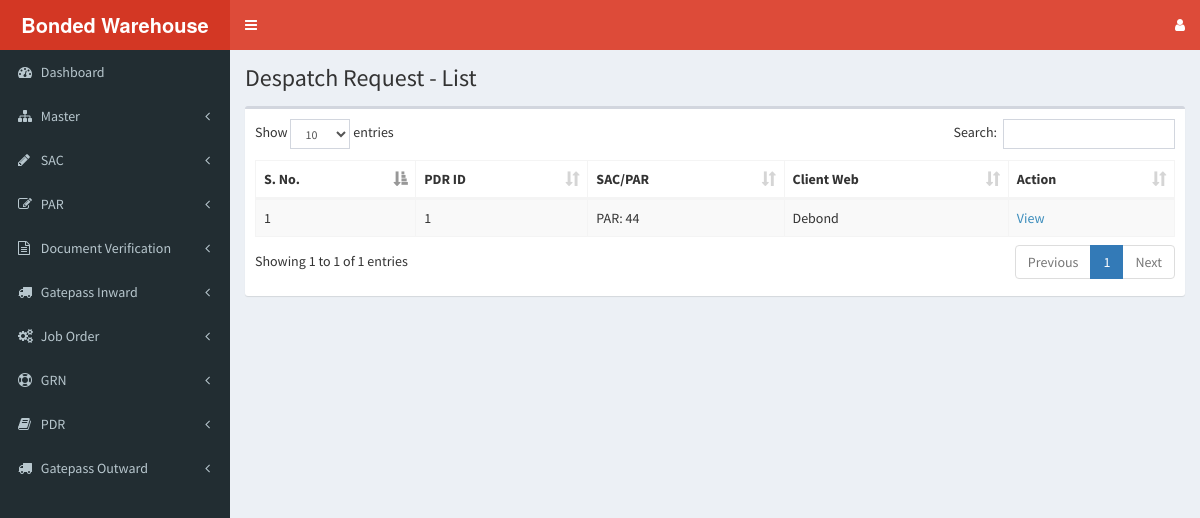
The page /pdr/pdr-list-view.php on the database as committed earlier.
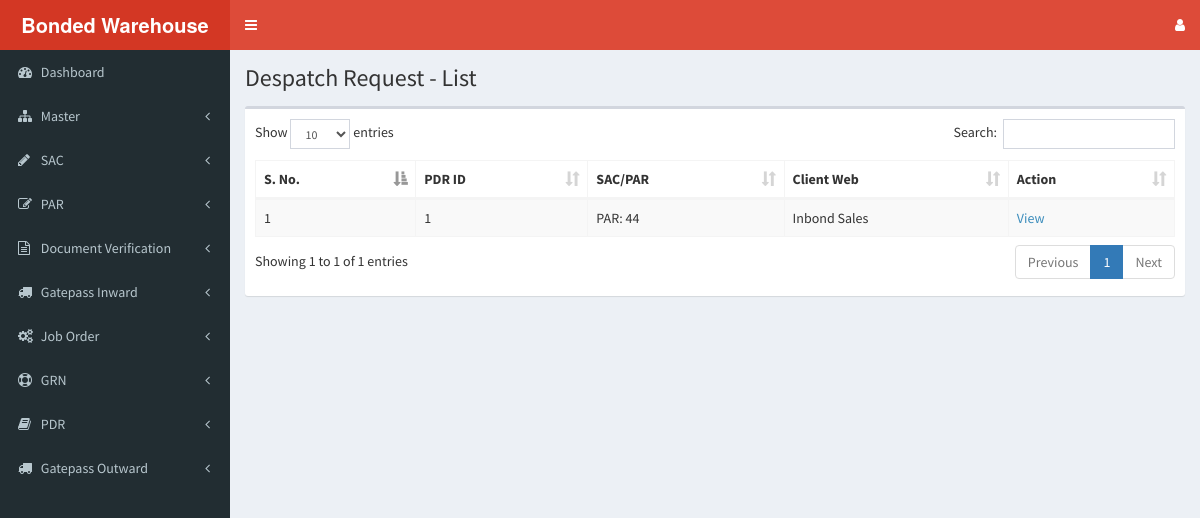
The same page on the database as committed later.
### tables this page shows
CREATE TABLE `despatch_request` (
  `pdr_id` int(11) NOT NULL,
  `bond_number` varchar(50) NOT NULL,
  `sac_par_table` varchar(10) NOT NULL,
  `sac_par_id` int(11) NOT NULL,
  `client_web` varchar(20) NOT NULL,
  `cha_name` varchar(50) NOT NULL,
  `order_number` varchar(50) NOT NULL,
  `boe_number` varchar(50) NOT NULL,
  `exbond_be_number` varchar(50) NOT NULL,
  `exbond_be_date` date NOT NULL,
  `customs_officer_name` varchar(50) NOT NULL,
  `number_of_packages` int(11) NOT NULL,
  `assessment_value` varchar(50) NOT NULL,
  `duty_value` varchar(50) NOT NULL,
  `transporter_name` varchar(50) NOT NULL,
  `document_verified` varchar(10) NOT NULL DEFAULT 'no',
  `status` varchar(50) NOT NULL DEFAULT 'created'
);

### pdr/pdr-list-view.php (the view, shortened to what this page needs)
<?php
  include('../header.php');
  include('../sidebar.php');
  include('../dbconfig.php');
?>
<div class="content-wrapper">
  <section class="content-header">
    <h1>
      Despatch Request - List
    </h1>
  </section>
  <section class="content">
    <div class="box">
      <div class="box-body">
        <table id="pdr_table" class="table table-bordered table-striped">
          <thead>
            <tr>
              <th>S. No.</th>
              <th>PDR ID</th>
              <th>SAC/PAR</th>
              <th>Client Web</th>
              <th>Action</th>
            </tr>
          </thead>
          <tbody>
            <?php
              $select_query = "SELECT * FROM despatch_request";
              $result = mysqli_query($dbc,$select_query);
              $row_counter = 0;
              if(mysqli_num_rows($result) > 0) {
                while($row = mysqli_fetch_array($result)) {
                  echo "<tr>";
                  echo "<td>".++$row_counter."</td>";
                  echo "<td>".$row['pdr_id']."</td>";
                  echo "<td>".strtoupper($row['sac_par_table']).": ".$row['sac_par_id']."</td>";
                  echo "<td>".$row['client_web']."</td>";
                  echo "<td><a href='pdr-edit.php?pdr_id=".$row['pdr_id']."'>View</a></td>";
                  echo "</tr>";
                }
              } else {
                $dataTableFlag = false;
                echo "<tr><td colspan=\"6\">No PDRs available.</td></tr>";
              }
            ?>
          </tbody>
        </table>
      </div>
      </div>
    </div>
</div>
<?php
  include('../footer.php');
?>

Rows that differ between the two databases and show on the page:
changed despatch_request "PAR": client_web "Debond" → "Inbond Sales"
